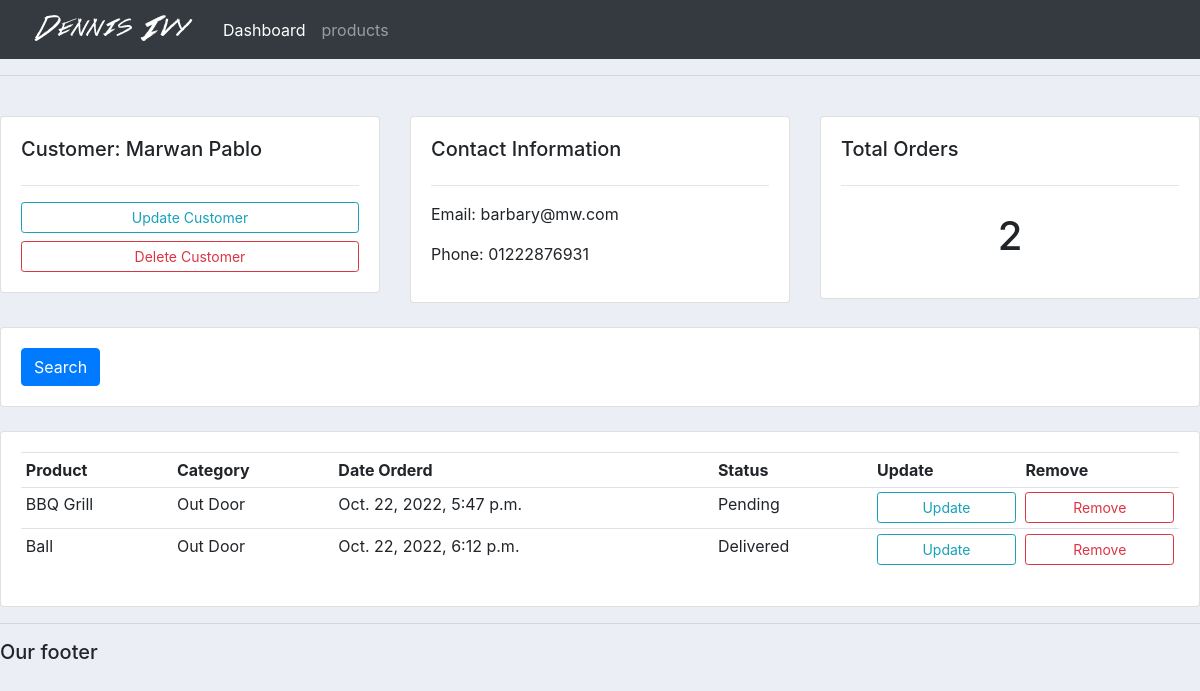
The page /customer/2 on the database its author committed.
### accounts/models.py (models this page shows, shortened)
class Customer (models.Model):
    name = models.CharField(max_length=200, null=True)
    email = models.CharField(max_length=200, null=True)
    phone = models.CharField(max_length=200, null=True)
    date_created = models.DateTimeField(auto_now_add=True, null=True)

class Order(models.Model):
    customer = models.ForeignKey(Customer, null=True, on_delete=models.SET_NULL)
    product = models.ForeignKey(Product, null=True, on_delete=models.SET_NULL)
    STATUS=(( 'Pending', 'Pending'), ('Out for delivery', 'Out for delivery'), ('Delivered', 'Delivered'))
    date_created = models.DateTimeField(auto_now_add=True, null=True)
    stat = models.CharField(max_length=200, null=True, choices=STATUS)

class Product (models.Model):
    STATUS=(( 'indoor', 'indoor'),
            ('Out Door', 'Out Door')
        )
    name = models.CharField(max_length=200, null=True)
    price = models.FloatField(null=True)
    category = models.CharField(max_length=200, null=True , choices=STATUS)
    description = models.CharField(max_length=200, null=True , blank=True)
    date_created = models.DateTimeField(auto_now_add=True, null=True)
    tags=models.ManyToManyField(Tag)
    def __str__(self):
        return self.name

### accounts/views.py (the view)
# urls.py: path('customer/<str:pk_test>', views.customer, name='customer'),
def customer(request,pk_test):
    customer=Customer.objects.get(id=pk_test)
    orders=customer.order_set.all()
    context={'customer':customer,'orders':orders}
    return render(request,'accounts/customer.html',context)

### templates/accounts/customer.html (shortened to what this page needs)
{% extends 'accounts/main.html' %}
{% block content%}
<br>
<div class="row">
	<div class="col-md">
		<div class="card card-body">
			<h5>Customer: {{customer.name}}</h5>
			<hr>
			<a class="btn btn-outline-info  btn-sm btn-block" href="">Update Customer</a>
			<a class="btn btn-outline-danger  btn-sm btn-block" href="">Delete Customer</a>
		</div>
	</div>
	<div class="col-md">
		<div class="card card-body">
			<h5>Contact Information</h5>
			<hr>
			<p>Email: {{customer.email}}</p>
			<p>Phone: {{customer.phone}}</p>
		</div>
	</div>
	<div class="col-md">
		<div class="card card-body">
			<h5>Total Orders</h5>
			<hr>
			<h1 style="text-align: center;padding: 10px">{{orders.count}}</h1>
		</div>
	</div>
</div>
<br>
<div class="row">
	<div class="col">
		<div class="card card-body">
			<form method="get">
		    <button class="btn btn-primary" type="submit">Search</button>
		  </form>
		</div>
	</div>
</div>
<br>
<div class="row">
	<div class="col-md">
		<div class="card card-body">
			<table class="table table-sm">
				<tr>
					<th>Product</th>
					<th>Category</th>
					<th>Date Orderd</th>
					<th>Status</th>
					<th>Update</th>
					<th>Remove</th>
				</tr>
				{% for order in orders %}
				<tr>
					<td>{{order.product}}</td>
					<td>{{order.product.category}}</td>
					<td>{{order.date_created}}</td>
					<td>{{order.stat}}</td>
					<td><a class="btn btn-outline-info  btn-sm btn-block" href="">Update</a></td>
					<td><a class="btn btn-outline-danger  btn-sm btn-block" href="">Remove</a></td>
				{% endfor%}
			</table>
		</div>
	</div>
</div>
{% endblock%}

### static/css/main.css (style rules this page uses)
body { background-color: #ebeff5; }

### rows shown on the page
Customer: name "Marwan Pablo", email "barbary@mw.com", phone "01222876931", count "2"
Order: product "BBQ Grill", product.category "Out Door", date_created "Oct. 22, 2022, 5:47 p.m.", stat "Pending"
Order: product "Ball", product.category "Out Door", date_created "Oct. 22, 2022, 6:12 p.m.", stat "Delivered"
